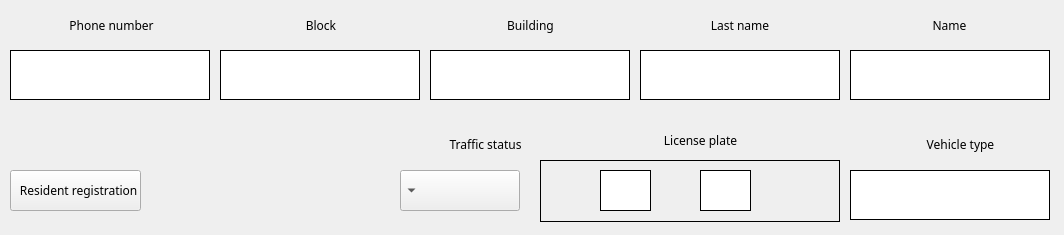
<?xml version="1.0" encoding="UTF-8"?>
<ui version="4.0">
    <class>UsersWindow</class>
    <widget class="QMainWindow" name="UsersWindow">
        <property name="geometry">
            <rect>
                <x>0</x>
                <y>0</y>
                <width>1064</width>
                <height>235</height>
            </rect>
        </property>
        <property name="windowTitle">
            <string>List of residents of the town</string>
        </property>
        <property name="layoutDirection">
            <enum>Qt::RightToLeft</enum>
        </property>
        <widget class="QWidget" name="centralwidget">
            <widget class="QLabel" name="label_3">
                <property name="geometry">
                    <rect>
                        <x>440</x>
                        <y>130</y>
                        <width>91</width>
                        <height>29</height>
                    </rect>
                </property>
                <property name="font">
                    <font>
                        <family>B Yekan</family>
                    </font>
                </property>
                <property name="text">
                    <string>Traffic status</string>
                </property>
                <property name="alignment">
                    <set>Qt::AlignCenter</set>
                </property>
            </widget>
            <widget class="QLabel" name="plateTextView">
                <property name="enabled">
                    <bool>true</bool>
                </property>
                <property name="geometry">
                    <rect>
                        <x>540</x>
                        <y>160</y>
                        <width>300</width>
                        <height>62</height>
                    </rect>
                </property>
                <property name="sizePolicy">
                    <sizepolicy hsizetype="Fixed" vsizetype="Fixed">
                        <horstretch>0</horstretch>
                        <verstretch>0</verstretch>
                    </sizepolicy>
                </property>
                <property name="maximumSize">
                    <size>
                        <width>300</width>
                        <height>62</height>
                    </size>
                </property>
                <property name="font">
                    <font>
                        <family>B Yekan</family>
                        <pointsize>29</pointsize>
                        <kerning>true</kerning>
                    </font>
                </property>
                <property name="layoutDirection">
                    <enum>Qt::LeftToRight</enum>
                </property>
                <property name="autoFillBackground">
                    <bool>false</bool>
                </property>
                <property name="styleSheet">
                    <string notr="true"/>
                </property>
                <property name="frameShape">
                    <enum>QFrame::Box</enum>
                </property>
                <property name="text">
                    <string/>
                </property>
                <property name="textFormat">
                    <enum>Qt::PlainText</enum>
                </property>
                <property name="scaledContents">
                    <bool>false</bool>
                </property>
                <property name="alignment">
                    <set>Qt::AlignCenter</set>
                </property>
            </widget>
            <widget class="QLabel" name="label_6">
                <property name="geometry">
                    <rect>
                        <x>890</x>
                        <y>130</y>
                        <width>141</width>
                        <height>29</height>
                    </rect>
                </property>
                <property name="font">
                    <font>
                        <family>B Yekan</family>
                    </font>
                </property>
                <property name="text">
                    <string>Vehicle type</string>
                </property>
                <property name="alignment">
                    <set>Qt::AlignCenter</set>
                </property>
            </widget>
            <widget class="QLabel" name="label_5">
                <property name="geometry">
                    <rect>
                        <x>610</x>
                        <y>130</y>
                        <width>181</width>
                        <height>21</height>
                    </rect>
                </property>
                <property name="font">
                    <font>
                        <family>B Yekan</family>
                    </font>
                </property>
                <property name="text">
                <!-- aqui es donde se pone la placa cuando uno hace clic en agregar  -->
                    <string>License plate</string>
                </property>
                <property name="alignment">
                    <set>Qt::AlignCenter</set>
                </property>
            </widget>
            <widget class="QWidget" name="layoutWidget">
                <property name="geometry">
                    <rect>
                        <x>10</x>
                        <y>10</y>
                        <width>1041</width>
                        <height>31</height>
                    </rect>
                </property>
                <layout class="QGridLayout" name="gridLayout">
                    <item row="0" column="0">
                        <widget class="QLabel" name="label_4">
                            <property name="font">
                                <font>
                                    <family>B Yekan</family>
                                </font>
                            </property>
                            <property name="text">
                                <string>Name</string>
                            </property>
                            <property name="alignment">
                                <set>Qt::AlignCenter</set>
                            </property>
                        </widget>
                    </item>
                    <item row="0" column="1">
                        <widget class="QLabel" name="label_10">
                            <property name="font">
                                <font>
                                    <family>B Yekan</family>
                                </font>
                            </property>
                            <property name="text">
                                <string>Last name</string>
                            </property>
                            <property name="alignment">
                                <set>Qt::AlignCenter</set>
                            </property>
                        </widget>
                    </item>
                    <item row="0" column="2">
                        <widget class="QLabel" name="label_2">
                            <property name="font">
                                <font>
                                    <family>B Yekan</family>
                                </font>
                            </property>
                            <property name="text">
                                <string>Building</string>
                            </property>
                            <property name="alignment">
                                <set>Qt::AlignCenter</set>
                            </property>
                        </widget>
                    </item>
                    <item row="0" column="4">
                        <widget class="QLabel" name="label_7">
                            <property name="font">
                                <font>
                                    <family>B Yekan</family>
                                </font>
                            </property>
                            <property name="text">
                            <!-- Aqui es donde aparece el texto para agregar el numero telefonico  -->
                                <string>Phone number</string>
                            </property>
                            <property name="alignment">
                                <set>Qt::AlignCenter</set>
                            </property>
                        </widget>
                    </item>
                    <item row="0" column="3">
                        <widget class="QLabel" name="label_8">
                            <property name="font">
                                <font>
                                    <family>B Yekan</family>
                                </font>
                            </property>
                            <property name="text">
                                <string>Block</string>
                            </property>
                            <property name="alignment">
                                <set>Qt::AlignCenter</set>
                            </property>
                        </widget>
                    </item>
                </layout>
            </widget>
            <widget class="QPushButton" name="addResidentButton">
                <property name="geometry">
                    <rect>
                        <x>10</x>
                        <y>170</y>
                        <width>131</width>
                        <height>41</height>
                    </rect>
                </property>
                <property name="font">
                    <font>
                        <family>B Yekan</family>
                    </font>
                </property>
                <property name="text">
                    <string> ­ Resident registration</string>
                </property>
            </widget>
            <widget class="plateQLineEdit" name="fNameTextBox">
                <property name="geometry">
                    <rect>
                        <x>850</x>
                        <y>50</y>
                        <width>200</width>
                        <height>50</height>
                    </rect>
                </property>
                <property name="baseSize">
                    <size>
                        <width>200</width>
                        <height>50</height>
                    </size>
                </property>
                <property name="font">
                    <font>
                        <family>B Yekan</family>
                    </font>
                </property>
                <property name="cursor">
                    <cursorShape>ArrowCursor</cursorShape>
                </property>
                <property name="styleSheet">
                    <string notr="true">background-color: rgb(255, 255, 255);
                        border-color: rgb(0, 0, 0);
                        border-width: 1px;
                        border-style: solid;
                    </string>
                </property>
                <property name="text">
                    <string/>
                </property>
                <property name="maxLength">
                    <number>50</number>
                </property>
                <property name="frame">
                    <bool>false</bool>
                </property>
            </widget>
            <widget class="plateQLineEdit" name="lNameTextBox">
                <property name="geometry">
                    <rect>
                        <x>640</x>
                        <y>50</y>
                        <width>200</width>
                        <height>50</height>
                    </rect>
                </property>
                <property name="baseSize">
                    <size>
                        <width>200</width>
                        <height>50</height>
                    </size>
                </property>
                <property name="font">
                    <font>
                        <family>B Yekan</family>
                    </font>
                </property>
                <property name="cursor">
                    <cursorShape>ArrowCursor</cursorShape>
                </property>
                <property name="styleSheet">
                    <string notr="true">background-color: rgb(255, 255, 255);
                        border-color: rgb(0, 0, 0);
                        border-width: 1px;
                        border-style: solid;
                    </string>
                </property>
                <property name="text">
                    <string/>
                </property>
                <property name="maxLength">
                    <number>50</number>
                </property>
                <property name="frame">
                    <bool>false</bool>
                </property>
            </widget>
            <widget class="plateQLineEdit" name="buildingTextBox">
                <property name="geometry">
                    <rect>
                        <x>430</x>
                        <y>50</y>
                        <width>200</width>
                        <height>50</height>
                    </rect>
                </property>
                <property name="baseSize">
                    <size>
                        <width>200</width>
                        <height>50</height>
                    </size>
                </property>
                <property name="font">
                    <font>
                        <family>B Yekan</family>
                    </font>
                </property>
                <property name="cursor">
                    <cursorShape>ArrowCursor</cursorShape>
                </property>
                <property name="styleSheet">
                    <string notr="true">background-color: rgb(255, 255, 255);
                        border-color: rgb(0, 0, 0);
                        border-width: 1px;
                        border-style: solid;
                    </string>
                </property>
                <property name="text">
                    <string/>
                </property>
                <property name="maxLength">
                    <number>3</number>
                </property>
                <property name="frame">
                    <bool>false</bool>
                </property>
            </widget>
            <widget class="plateQLineEdit" name="blockTextBox">
                <property name="geometry">
                    <rect>
                        <x>220</x>
                        <y>50</y>
                        <width>200</width>
                        <height>50</height>
                    </rect>
                </property>
                <property name="baseSize">
                    <size>
                        <width>200</width>
                        <height>50</height>
                    </size>
                </property>
                <property name="font">
                    <font>
                        <family>B Yekan</family>
                    </font>
                </property>
                <property name="cursor">
                    <cursorShape>ArrowCursor</cursorShape>
                </property>
                <property name="styleSheet">
                    <string notr="true">background-color: rgb(255, 255, 255);
                        border-color: rgb(0, 0, 0);
                        border-width: 1px;
                        border-style: solid;
                    </string>
                </property>
                <property name="text">
                    <string/>
                </property>
                <property name="maxLength">
                    <number>3</number>
                </property>
                <property name="frame">
                    <bool>false</bool>
                </property>
            </widget>
            <widget class="plateQLineEdit" name="numTextBox">
                <property name="geometry">
                    <rect>
                        <x>10</x>
                        <y>50</y>
                        <width>200</width>
                        <height>50</height>
                    </rect>
                </property>
                <property name="baseSize">
                    <size>
                        <width>200</width>
                        <height>50</height>
                    </size>
                </property>
                <property name="font">
                    <font>
                        <family>B Yekan</family>
                    </font>
                </property>
                <property name="cursor">
                    <cursorShape>ArrowCursor</cursorShape>
                </property>
                <property name="styleSheet">
                    <string notr="true">background-color: rgb(255, 255, 255);
                        border-color: rgb(0, 0, 0);
                        border-width: 1px;
                        border-style: solid;
                    </string>
                </property>
                <property name="text">
                    <string/>
                </property>
                <property name="maxLength">
                    <number>10</number>
                </property>
                <property name="frame">
                    <bool>false</bool>
                </property>
            </widget>
            <widget class="plateQLineEdit" name="carModelTextBox">
                <property name="geometry">
                    <rect>
                        <x>850</x>
                        <y>170</y>
                        <width>200</width>
                        <height>50</height>
                    </rect>
                </property>
                <property name="baseSize">
                    <size>
                        <width>200</width>
                        <height>50</height>
                    </size>
                </property>
                <property name="font">
                    <font>
                        <family>B Yekan</family>
                    </font>
                </property>
                <property name="cursor">
                    <cursorShape>ArrowCursor</cursorShape>
                </property>
                <property name="styleSheet">
                    <string notr="true">background-color: rgb(255, 255, 255);
                        border-color: rgb(0, 0, 0);
                        border-width: 1px;
                        border-style: solid;
                    </string>
                </property>
                <property name="text">
                    <string/>
                </property>
                <property name="maxLength">
                    <number>50</number>
                </property>
                <property name="frame">
                    <bool>false</bool>
                </property>
            </widget>
            <widget class="plateQLineEdit" name="plateTextNum_4">
                <property name="geometry">
                    <rect>
                        <x>700</x>
                        <y>170</y>
                        <width>51</width>
                        <height>41</height>
                    </rect>
                </property>
                <property name="baseSize">
                    <size>
                        <width>400</width>
                        <height>50</height>
                    </size>
                </property>
                <property name="font">
                    <font>
                        <family>B Yekan</family>
                        <pointsize>14</pointsize>
                    </font>
                </property>
                <property name="cursor">
                    <cursorShape>ArrowCursor</cursorShape>
                </property>
                <property name="styleSheet">
                    <string notr="true">background-color: rgb(255, 255, 255);
                        border-color: rgb(0, 0, 0);
                        border-width: 1px;
                        border-style: solid;

                        letter-spacing: 3px;
                        text-align: center;
                    </string>
                </property>
                <property name="text">
                    <string/>
                </property>
                <property name="maxLength">
                    <number>3</number>
                </property>
                <property name="frame">
                    <bool>false</bool>
                </property>
            </widget>
            <!-- <widget class="plateQLineEdit" name="plateTextNum_3">
                <property name="geometry">
                    <rect>
                        <x>700</x>
                        <y>170</y>
                        <width>61</width>
                        <height>41</height>
                    </rect>
                </property>
                <property name="baseSize">
                    <size>
                        <width>200</width>
                        <height>50</height>
                    </size>
                </property>
                <property name="font">
                    <font>
                        <family>B Yekan</family>
                        <pointsize>14</pointsize>
                    </font>
                </property>
                <property name="cursor">
                    <cursorShape>ArrowCursor</cursorShape>
                </property>
                <property name="styleSheet">
                    <string notr="true">background-color: rgb(255, 255, 255);
                        border-color: rgb(0, 0, 0);
                        border-width: 1px;
                        border-style: solid;

                        letter-spacing: 3px;
                        text-align: center;
                    </string>
                </property>
                <property name="text">
                    <string/>
                </property>
                <property name="maxLength">
                    <number>3</number>
                </property>
                <property name="frame">
                    <bool>false</bool>
                </property>
            </widget> -->
            <widget class="plateQLineEdit" name="plateTextNum_1">
                <property name="geometry">
                    <rect>
                        <x>600</x>
                        <y>170</y>
                        <width>51</width>
                        <height>41</height>
                    </rect>
                </property>
                <property name="baseSize">
                    <size>
                        <width>400</width>
                        <height>50</height>
                    </size>
                </property>
                <property name="font">
                    <font>
                        <family>B Yekan</family>
                        <pointsize>14</pointsize>
                    </font>
                </property>
                <property name="cursor">
                    <cursorShape>ArrowCursor</cursorShape>
                </property>
                <property name="styleSheet">
                    <string notr="true">background-color: rgb(255, 255, 255);
                        border-color: rgb(0, 0, 0);
                        border-width: 1px;
                        border-style: solid;

                        letter-spacing: 3px;
                        text-align: center;
                    </string>
                </property>
                <property name="text">
                    <string/>
                </property>
                <property name="maxLength">
                    <number>3</number>
                </property>
                <property name="frame">
                    <bool>false</bool>
                </property>
            </widget>
             <!-- <widget class="QComboBox" name="plateAlphabetComboBox">
                <property name="geometry">
                    <rect>
                        <x>640</x>
                        <y>170</y>
                        <width>51</width>
                        <height>41</height>
                    </rect>
                </property>
                <property name="baseSize">
                    <size>
                        <width>200</width>
                        <height>50</height>
                    </size>
                </property>
                <property name="font">
                    <font>
                        <family>B Yekan</family>
                        <pointsize>11</pointsize>
                    </font>
                </property>
                <property name="styleSheet">
                    <string notr="true"/>
                </property>
            </widget>  -->
            <!-- <widget class="QComboBox" name="statusComboBox">
                <property name="geometry">
                    <rect>
                        <x>400</x>
                        <y>170</y>
                        <width>120</width>
                        <height>41</height>
                    </rect>
                </property>
                <property name="baseSize">
                    <size>
                        <width>200</width>
                        <height>50</height>
                    </size>
                </property>
                <property name="font">
                    <font>
                        <family>B Yekan</family>
                        <pointsize>11</pointsize>
                    </font>
                </property>
                <property name="styleSheet">
                    <string notr="true"/>
                </property>
            </widget> -->
            <widget class="QComboBox" name="statusComboBox">
                <property name="geometry">
                    <rect>
                        <x>400</x>
                        <y>170</y>
                        <width>120</width>
                        <height>41</height>
                    </rect>
                </property>
                <property name="sizePolicy">
                    <sizepolicy hsizetype="Fixed" vsizetype="Fixed">
                        <horstretch>0</horstretch>
                        <verstretch>0</verstretch>
                    </sizepolicy>
                </property>
                <property name="minimumSize">
                    <size>
                        <width>120</width>
                        <height>41</height>
                    </size>
                </property>
            </widget>
            <widget class="QLabel" name="statusLabel">
                <property name="geometry">
                    <rect>
                        <x>150</x>
                        <y>180</y>
                        <width>281</width>
                        <height>29</height>
                    </rect>
                </property>
                <property name="font">
                    <font>
                        <family>B Yekan</family>
                    </font>
                </property>
                <property name="styleSheet">
                    <string notr="true"/>
                </property>
                <property name="text">
                    <string/>
                </property>
                <property name="alignment">
                    <set>Qt::AlignLeading|Qt::AlignLeft|Qt::AlignVCenter</set>
                </property>
            </widget>
            <zorder>layoutWidget</zorder>
            <zorder>label_3</zorder>
            <zorder>plateTextView</zorder>
            <zorder>label_6</zorder>
            <zorder>label_5</zorder>
            <zorder>addResidentButton</zorder>
            <zorder>fNameTextBox</zorder>
            <zorder>lNameTextBox</zorder>
            <zorder>buildingTextBox</zorder>
            <zorder>blockTextBox</zorder>
            <zorder>numTextBox</zorder>
            <zorder>carModelTextBox</zorder>
            <zorder>plateTextNum_4</zorder>
            <!-- <zorder>plateTextNum_3</zorder> -->
            <zorder>plateTextNum_1</zorder>
            <!-- <zorder>plateAlphabetComboBox</zorder> -->
            <zorder>statusComboBox</zorder>
            <zorder>statusLabel</zorder>
        </widget>
    </widget>
    <customwidgets>
        <customwidget>
            <class>plateQLineEdit</class>
            <extends>QLineEdit</extends>
            <header>gui.plateQLineEdit</header>
        </customwidget>
    </customwidgets>
    <tabstops>
        <tabstop>addResidentButton</tabstop>
    </tabstops>
    <resources/>
    <connections/>
</ui>
